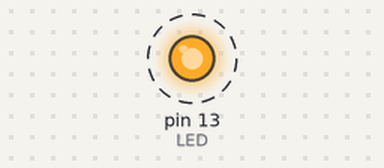
Simulated run of this sketch. Board: Arduino Uno, built with avr-gcc and run on an emulated ATmega328P. On the bench: output pins drawn as LEDs (lit = HIGH). Dashed ring = blinking. What the sketch prints to the serial monitor is not drawn.

Above: at 0.5 s.
Timing chart, 0 to 4.8 s (numbered marks = the images above):
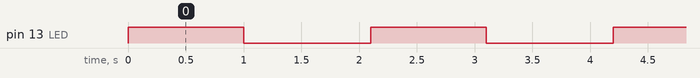

The sketch:

blocking_failure.ino
```cpp
const int LED = LED_BUILTIN;

void setup() {
    pinMode(LED, OUTPUT);
    Serial.begin(9600);
}

void loop() {

    // Task A: slow operation
    digitalWrite(LED, HIGH);
    delay(1000);

    digitalWrite(LED, LOW);
    delay(1000);

    // Task B: supposed to be a fast heartbeat
    Serial.println("Task B");
    delay(100);
}
```

Measured:
- by itself, pin 13 (LED): alternates HIGH for 1.0 s and LOW for 1.1 s
